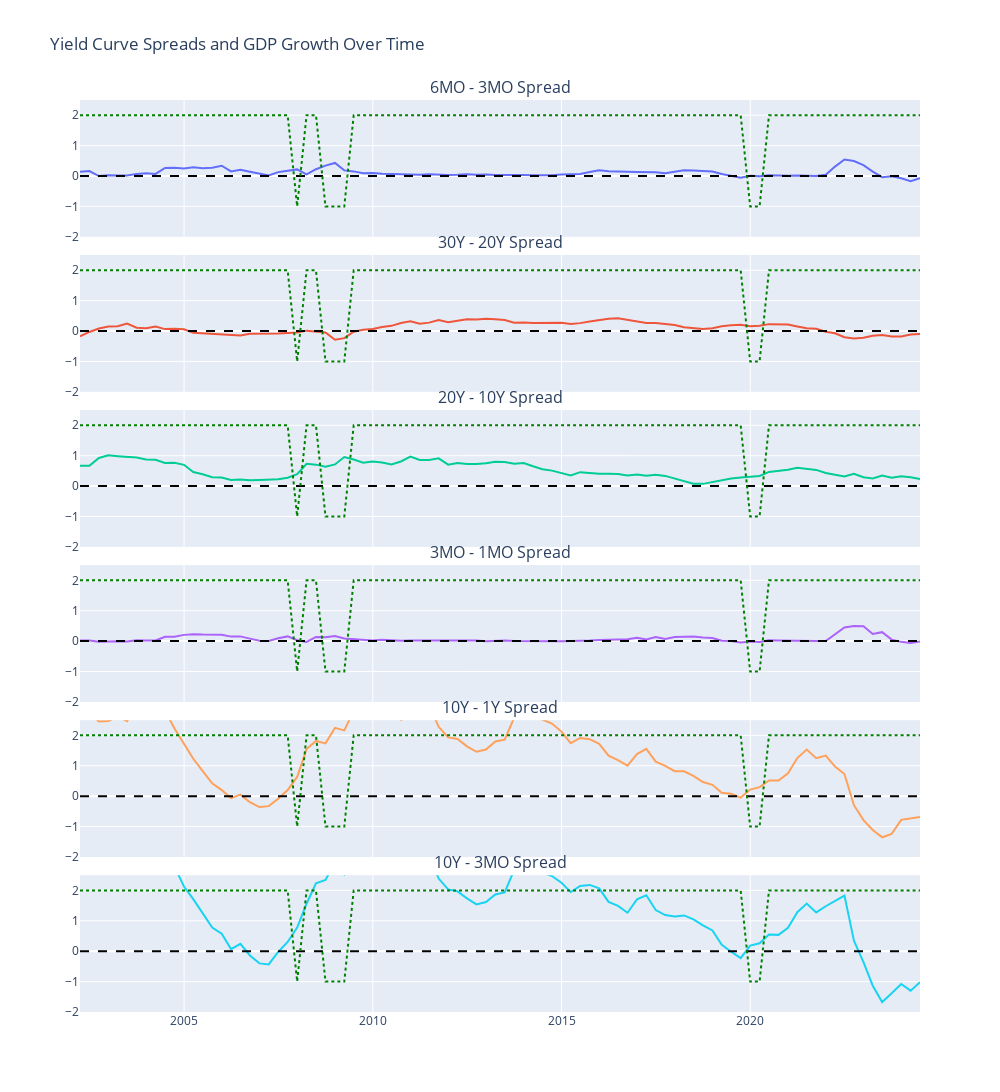

Notebook source saved alongside this figure:
### Markdown cell above
With the code above, we are beginning to calculate the various yield spreads as well as indicating the data to be negative or postive growth. We are looking at various examples of potential spreads. 

From further anaylsis into the topic, longer treasury yield spreads are determined by the market which means traders are buying/selling treasury bonds causing an effect on the the yield.

### Code cell
# Create subplots: 5 rows, 1 column
fig_spreads = make_subplots(
    rows=6, cols=1, 
    shared_xaxes=True,  
    vertical_spacing=0.02,  
    subplot_titles=[
        "6MO - 3MO Spread", 
        "30Y - 20Y Spread", 
        "20Y - 10Y Spread", 
        "3MO - 1MO Spread", 
        "10Y - 1Y Spread",
        "10Y - 3MO Spread"
    ]
)

fig_spreads.add_trace(
    go.Scatter(x=full_data['DATE'], y=full_data['Yield_Curve_6MO_3MO'], mode='lines', name='6MO - 3MO Spread'),
    row = 1, col = 1
)

fig_spreads.add_trace(
    go.Scatter(x=full_data['DATE'], y=full_data['Yield_Curve_30Y_20Y'], mode='lines', name='30Y - 20Y Spread'),
    row=2, col=1
)

fig_spreads.add_trace(
    go.Scatter(x=full_data['DATE'], y=full_data['Yield_Curve_20Y_10Y'], mode='lines', name='20Y - 10Y Spread'),
    row=3, col=1
)

fig_spreads.add_trace(
    go.Scatter(x=full_data['DATE'], y=full_data['Yield_Curve_3MO_1MO'], mode='lines', name='3MO - 1MO Spread'),
    row=4, col=1
)

fig_spreads.add_trace(
    go.Scatter(x=full_data['DATE'], y=full_data['Yield_Curve_10Y_1Y'], mode='lines', name='10Y-1Y Spread'),
    row=5, col=1
)

fig_spreads.add_trace(
    go.Scatter(x=full_data['DATE'], y=full_data['Yield_Curve_10Y_3MO'], mode='lines', name='10Y-3MO Spread'),
    row=6,col=1
)

for i in range(1, 7):  
    fig_spreads.add_trace(
        go.Scatter(x=full_data['DATE'], y=[0] * len(full_data), mode='lines', name='Zero Line', line=dict(dash='dash', color='black')),
        row=i, col=1)
    fig_spreads.add_trace(
        go.Scatter(x=gdp_data['DATE'], y=gdp_data['GDP_growth'], mode='lines', line=dict(color='green', dash='dot')),
        row=i, col=1)
    fig_spreads.update_yaxes(
        range=[-2,2.5],  
        row=i, col=1)


fig_spreads.update_layout(
    title="Yield Curve Spreads and GDP Growth Over Time",
    height=2000, 
    width=1000,   
    showlegend=False  
)

fig_spreads.show()
